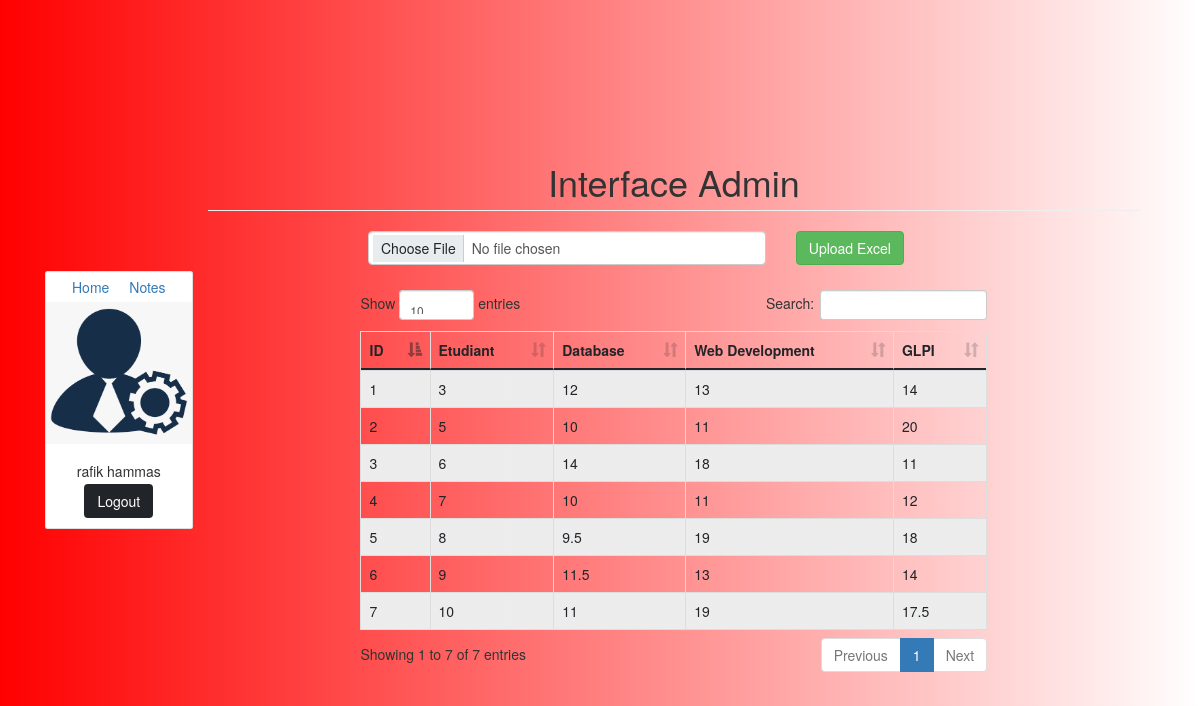
Page /addnotes.php (signed in) on the committed database.
### tables this page shows
CREATE TABLE `notes` (
  `id` int(11) NOT NULL,
  `etu` int(11) NOT NULL,
  `dbase` varchar(50) NOT NULL,
  `webdev` varchar(50) NOT NULL,
  `glpi` varchar(50) NOT NULL
);

### addnotes.php (the view, shortened to what this page needs)
<?php
   if (isset($_SESSION['username']) && isset($_SESSION['id'])) {   ?>
<!DOCTYPE html>
<html>
<head>
	<link href="https://cdn.jsdelivr.net/npm/bootstrap@5.0.0-beta1/dist/css/bootstrap.min.css" rel="stylesheet">
	<link rel="stylesheet" type="text/css" href="bootstrap/css/bootstrap.min.css">
	<link rel="stylesheet" type="text/css" href="datatable/dataTable.bootstrap.min.css">
</head>
<body>
      <div class="container d-flex justify-content-center align-items-center"
      style="min-height: 100vh">
      	<?php if ($_SESSION['role'] == 'admin') {?>
      		<div class="card" style="width: 18rem;">
			  <nav class="nav justify-content-center align-items-center">
                <a class="nav-link active" aria-current="page" href="home.php">Home</a>
                <a class="nav-link" href="addnotes.php">Notes</a>
		      </nav>
			  <img src="img/admin-default.png"
			       class="card-img-top"
			       alt="admin image">
			  <div class="card-body text-center">
			    <h5 class="card-title">
			    	<?=$_SESSION['name']?>
			    </h5>
			    <a href="logout.php" class="btn btn-dark">Logout</a>
			  </div>
			</div>
			<div class="container">
	<h1 class="page-header text-center">Interface Admin</h1>
	<div class="row">
		<div class="col-sm-8 col-sm-offset-2">
	<div class="row">
		<div class="col-md-12">
                <form action="php/excel/script.php" method="post" enctype="multipart/form-data">
                    <div class="row">
                        <div class="col-md-8">
                            <div class="form-group">
                              <input type="file" name="excelDoc" id="excelDoc" class="form-control" />
                            </div>
                        </div>
                        <div class="col-md-4">
                            <input type="submit" name="uploadBtn" id="uploadBtn" value="Upload Excel" class="btn btn-success" />
                        </div>
                    </div>
                </form>
        </div>
	</div>
			<div class="height10">
			</div>
			<div class="row">
				<table id="myTable" class="table table-bordered table-striped">
					<thead>
						<th>ID</th>
						<th>Etudiant</th>
						<th>Database</th>
						<th>Web Development </th>
						<th>GLPI</th>
					</thead>
					<tbody>
						<?php
							include_once('php/connection.php');
							$sql = "SELECT * FROM notes";
							$query = $conn->query($sql);
							while($row = $query->fetch_assoc()){
								echo
								"<tr>
									<td>".$row['id']."</td>
									<td>".$row['etu']."</td>
									<td>".$row['dbase']."</td>
									<td>".$row['webdev']."</td>
									<td>".$row['glpi']."</td>
								</tr>";
							}
						?>
					</tbody>
				</table>
			</div>
		</div>
	</div>
</div>
</body>
      	<?php }else { ?>
      	<?php } ?>
</html>
<?php }else{
	header("Location: index.php");
} ?>

### addnotes.php (style rules this page uses)
body { background-image: linear-gradient(to left, rgba(255,0,0,0), rgba(255,0,0,1)); }
.height10 { height:10px; }

### rows in the picture
notes: id "1", etu "3", dbase "12", webdev "13", glpi "14"
notes: id "2", etu "5", dbase "10", webdev "11", glpi "20"
notes: id "3", etu "6", dbase "14", webdev "18", glpi "11"
notes: id "4", etu "7", dbase "10", webdev "11", glpi "12"
notes: id "5", etu "8", dbase "9.5", webdev "19", glpi "18"
notes: id "6", etu "9", dbase "11.5", webdev "13", glpi "14"
notes: id "7", etu "10", dbase "11", webdev "19", glpi "17.5"

### other values in the picture
$_SESSION['name'] "rafik hammas"
